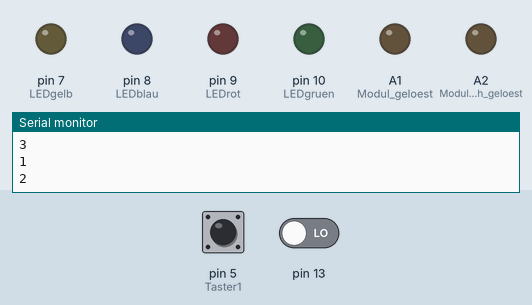
Recording of a sketch running on a simulated Arduino Uno, built with avr-gcc and run on an emulated ATmega328P. Parts: output pins drawn as LEDs (lit = HIGH), the last lines printed to the serial monitor. Dashed ring = blinking. The test bench sets the inputs (shaded band); at power-on: pin 5 (Taster1) LOW, pin 13 LOW. Random numbers use the default seed unless the sketch sets one.

Above: at 3.1 s.
3.2 s: pin 5 (Taster1) pulled HIGH for 0.15 s
At 3.3 s:
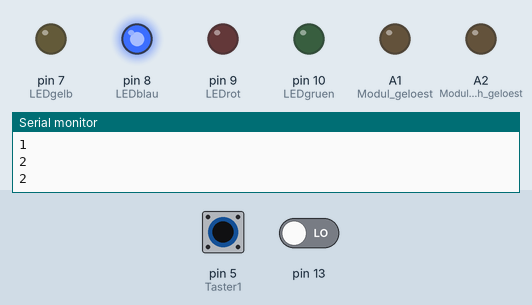
6.2 s: pin 5 (Taster1) pulled HIGH for 1 s
At 6.4 s:
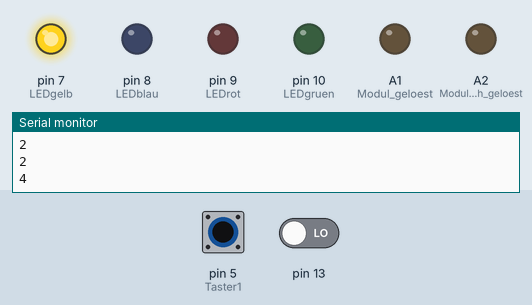
9.7 s: pin 5 (Taster1) pulled HIGH for 3.2 s
At 10.45 s:
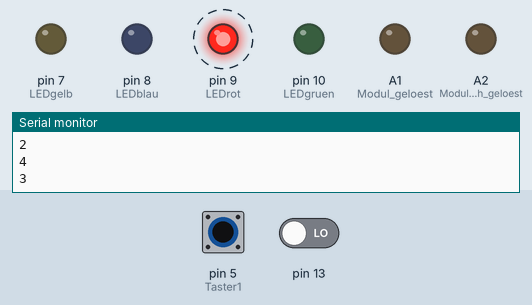
Timing chart, 0 to 14.8 s (numbered marks = the images above; inputs shaded):
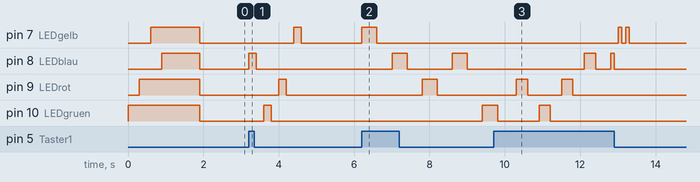

The sketch:

MOD-Simon.ino
```cpp
int Taster1 = 5;
int Taster2 = 6;
int Taster3 = 11;
int Taster4 = 12;

int LEDgruen =10;
int LEDrot = 9;
int LEDblau = 8;
int LEDgelb = 7;

// Tasterentprellung
// Taster1
unsigned long lastMillis1;

int state1 = LOW;
int reading1;
int previous1 = HIGH;

// Taster2
unsigned long lastMillis2;

int state2 = LOW;
int reading2;
int previous2 = HIGH;

// Entprellzeit
long time = 0;
long debounce = 500;

// Ende Tasterentprellung

int zufallsZahl;


void setup() {
  // put your setup code here, to run once:
  pinMode(Taster1, INPUT);
  pinMode(Taster2, INPUT);
  pinMode(Taster3, INPUT);
  pinMode(Taster4, INPUT);
  pinMode(LEDgruen, OUTPUT);
  pinMode(LEDrot, OUTPUT);
  pinMode(LEDblau, OUTPUT);
  pinMode(LEDgelb, OUTPUT);

  pinMode(A0, INPUT);   // Spiel wurde gestartet, LED13 wird gesetzt
  pinMode(A1, OUTPUT);  // Modul geloest
  pinMode(A2, OUTPUT);  // Modul falsch geloest, Fehlermeldung


  lastMillis1 = millis();
  lastMillis2 = millis();

  Serial.begin(9600);

  zufallsZahl = random(1,5);
  randomSeed( analogRead(A0) );

  LEDtest();

}

void loop() {
  zufallsZahl = random(1,5);

  //Serial.println(state1);
  //delay(100);
  //Serial.println(state2);
  //delay(100);
  Serial.println(zufallsZahl);
  delay(100);


  // Taster1 wählt die Zufallszahl, danach Zuordnung des Spiels zur Zufalsszahl
  // D13 wird nach Betätigung von Taster1 auf HIGH gesetzt bis das Spiel gelöst wurde

  // ======
  // Spiel1
  // ======

  reading1 = digitalRead(Taster1);

  if (reading1 == HIGH && previous1 == HIGH && digitalRead(13) == !HIGH && zufallsZahl == 1 && millis() - time > debounce) {
    if (state1 == HIGH)
    state1 = LOW;
    else
    {
    state1 = HIGH;
    }
    time = millis();
    //digitalWrite(LEDgruen, state1);
    Spiel1();
    digitalWrite(13, HIGH);
  }

  if (zufallsZahl == 1 && (digitalRead(13) == HIGH && digitalRead(Taster3) == HIGH && digitalRead(Taster4)) == HIGH) {
    digitalWrite(LEDgruen, HIGH);
    delay(1000);
    digitalWrite(13, LOW);
    digitalWrite(LEDgruen, LOW);
    digitalWrite(A2, HIGH);
  }

  // ======
  // Spiel2
  // ======

  reading1 = digitalRead(Taster1);

  if (reading1 == HIGH && previous1 == HIGH && digitalRead(13) == !HIGH && zufallsZahl == 2 && millis() - time > debounce) {
    if (state1 == HIGH)
    state1 = LOW;
    else
    {
    state1 = HIGH;
    }
    time = millis();
    //digitalWrite(LEDgruen, state1);
    Spiel2();
    digitalWrite(13, HIGH);
  }

  if (zufallsZahl == 2 && digitalRead(13) == HIGH && digitalRead(Taster2) == HIGH) {
    digitalWrite(LEDgruen, HIGH);
    delay(1000);
    digitalWrite(13, LOW);
    digitalWrite(LEDgruen, LOW);
    digitalWrite(A2, HIGH);
  }


  // ======
  // Spiel3
  // ======

  reading1 = digitalRead(Taster1);

  if (reading1 == HIGH && previous1 == HIGH && digitalRead(13) == !HIGH && zufallsZahl == 3 && millis() - time > debounce) {
    if (state1 == HIGH)
    state1 = LOW;
    else
    {
    state1 = HIGH;
    }
    time = millis();
    //digitalWrite(LEDgruen, state1);
    Spiel3();
    digitalWrite(13, HIGH);
  }

  if (zufallsZahl == 3 && digitalRead(13) == HIGH && digitalRead(Taster3) == HIGH) {
    digitalWrite(LEDgruen, HIGH);
    delay(1000);
    digitalWrite(13, LOW);
    digitalWrite(LEDgruen, LOW);
    digitalWrite(A2, HIGH);
    }


  // ======
  // Spiel4
  // ======

  reading1 = digitalRead(Taster1);

  if (reading1 == HIGH && previous1 == HIGH && digitalRead(13) == !HIGH && zufallsZahl == 4 && millis() - time > debounce) {
    if (state1 == HIGH)
    state1 = LOW;
    else
    {
    state1 = HIGH;
    }
    time = millis();
    //digitalWrite(LEDgruen, state1);
    Spiel4();
    digitalWrite(13, HIGH);
  }

  if (zufallsZahl == 4 && digitalRead(13) == HIGH && digitalRead(Taster4) == HIGH) {
    digitalWrite(LEDgruen, HIGH);
    delay(1000);
    digitalWrite(13, LOW);
    digitalWrite(LEDgruen, LOW);
    digitalWrite(A2, HIGH);
  }


  // Taster2

 }


// ++++++++++++
// eigene Voids
// ++++++++++++

void LEDtest() {
digitalWrite(LEDgruen, HIGH);
delay(300);
digitalWrite(LEDrot, HIGH);
delay(300);
digitalWrite(LEDgelb, HIGH);
delay(300);
digitalWrite(LEDblau, HIGH);
delay(1000);
digitalWrite(LEDgruen, LOW);
digitalWrite(LEDrot, LOW);
digitalWrite(LEDblau, LOW);
digitalWrite(LEDgelb, LOW);
}

void Spiel1() {
  digitalWrite(LEDblau, HIGH);
  delay(100);
  digitalWrite(LEDblau, LOW);
  delay(100);
  digitalWrite(LEDgelb, HIGH);
  delay(100);
  digitalWrite(LEDgelb, LOW);
  delay(100);
  digitalWrite(LEDgelb, HIGH);
  delay(100);
  digitalWrite(LEDgelb, LOW);
  delay(100);
}

void Spiel2() {
  digitalWrite(LEDblau, HIGH);
  delay(200);
  digitalWrite(LEDblau, LOW);
  delay(200);
  digitalWrite(LEDgruen, HIGH);
  delay(200);
  digitalWrite(LEDgruen, LOW);
  delay(200);
  digitalWrite(LEDrot, HIGH);
  delay(200);
  digitalWrite(LEDrot, LOW);
  delay(200);
  digitalWrite(LEDgelb, HIGH);
  delay(200);
  digitalWrite(LEDgelb, LOW);
  delay(200);
}

void Spiel3() {
  digitalWrite(LEDrot, HIGH);
  delay(300);
  digitalWrite(LEDrot, LOW);
  delay(300);
  digitalWrite(LEDgruen, HIGH);
  delay(300);
  digitalWrite(LEDgruen, LOW);
  delay(300);
  digitalWrite(LEDrot, HIGH);
  delay(300);
  digitalWrite(LEDrot, LOW);
  delay(300);
  digitalWrite(LEDblau, HIGH);
  delay(300);
  digitalWrite(LEDblau, LOW);
  delay(300);
}

void Spiel4() {
  digitalWrite(LEDgelb, HIGH);
  delay(400);
  digitalWrite(LEDgelb, LOW);
  delay(400);
  digitalWrite(LEDblau, HIGH);
  delay(400);
  digitalWrite(LEDblau, LOW);
  delay(400);
  digitalWrite(LEDrot, HIGH);
  delay(400);
  digitalWrite(LEDrot, LOW);
  delay(400);
  digitalWrite(LEDblau, HIGH);
  delay(400);
  digitalWrite(LEDblau, LOW);
  delay(400);
  digitalWrite(LEDgruen, HIGH);
  delay(400);
  digitalWrite(LEDgruen, LOW);
  delay(400);
}

void Fehler() {
  digitalWrite(LEDblau, HIGH);
  digitalWrite(LEDrot, HIGH);
  digitalWrite(LEDgelb, HIGH);
  digitalWrite(LEDgruen, HIGH);
  delay(250);
  digitalWrite(LEDblau, LOW);
  digitalWrite(LEDgelb, LOW);
  digitalWrite(LEDgruen, LOW);
  delay(2000);
  digitalWrite(LEDrot, LOW);
}
```

Measured:
- after the input at 3.2 s, pin 7 (LEDgelb): LOW → HIGH after 1.2 s, → LOW 0.20 s later; pin 8 (LEDblau): LOW → HIGH at once, → LOW 0.20 s later; pin 9 (LEDrot): LOW → HIGH after 0.80 s, → LOW 0.20 s later; pin 10 (LEDgruen): LOW → HIGH after 0.40 s, → LOW 0.20 s later
- after the input at 6.2 s, pin 7 (LEDgelb): LOW → HIGH at once, → LOW 0.40 s later; pin 8 (LEDblau): alternates HIGH for 0.40 s and LOW for 1.2 s, starting after 0.81 s; pin 9 (LEDrot): LOW → HIGH after 1.6 s, → LOW 0.40 s later; pin 10 (LEDgruen): LOW → HIGH after 3.2 s
- after the input at 9.7 s, pin 7 (LEDgelb): alternates HIGH for 0.10 s and LOW for 0.10 s, 4 changes in all, then stays LOW, starting after 3.3 s; pin 8 (LEDblau): LOW → HIGH after 2.4 s, → LOW 0.30 s later, → HIGH 0.40 s later, → LOW 0.10 s later
